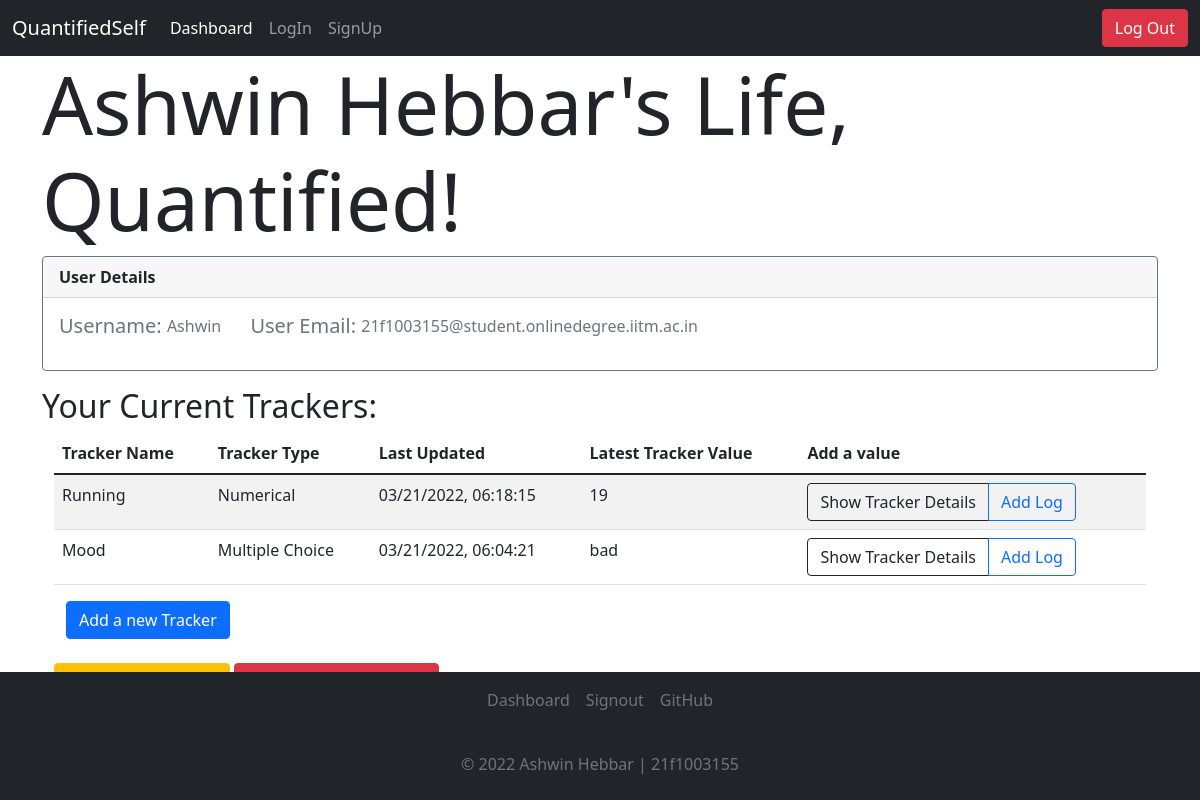
The app's page /dashboard (signed in) with its own data.
### application/models.py (models this page shows)
class User(UserMixin, db.Model):
    __tablename__ = 'user'
    id = db.Column(db.Integer, autoincrement=True, primary_key=True)
    fname = db.Column(db.String, nullable=False)
    lname = db.Column(db.String, nullable=False)
    name = db.Column(db.String, unique=True, nullable=False)
    password = db.Column(db.String, nullable=False)
    email = db.Column(db.String)

class Tracker(db.Model):
    __tablename__ = 'tracker'
    id = db.Column(db.Integer, autoincrement=True, primary_key=True)
    userid = db.Column(db.Integer, db.ForeignKey("user.id"))
    name = db.Column(db.String, nullable=False)
    type = db.Column(db.Integer, nullable = False)
    choices = db.Column(db.String)
    details = db.Column(db.String)
    time = db.Column(db.String, nullable=False)

class Logs(db.Model):
    __tablename__ = 'logs'
    id = db.Column(db.Integer, autoincrement=True, primary_key=True)
    userid = db.Column(db.Integer, db.ForeignKey("user.id"))
    tid = db.Column(db.Integer, db.ForeignKey("tracker.id"))
    value = db.Column(db.String, nullable = False)
    data = db.Column(db.String)
    time = db.Column(db.String, nullable=False)

### controllers/userops.py (the view)
@app.route("/dashboard")
@login_required
def details():
    tlist = Tracker.query.filter_by(userid=current_user.id).all()
    all_track = []
    for tracker in tlist:
        current_track = []
        current_track.append(tracker.id)  # 0
        current_track.append(tracker.name)  # 1
        current_track.append(tracker_type(tracker.type))  # 2
        l = Logs.query.filter_by(tid=tracker.id, userid=current_user.id).order_by(
            Logs.time.desc()).first()
        try:
            current_track.append(l.time)  # 3
        except:
            current_track.append("Not Logged")
        try:
            current_track.append(l.value)  # 4
        except:
            current_track.append("Not Logged")
        all_track.append(current_track)
    all_track = sorted(all_track, key=lambda x: x[3], reverse=True)
    return render_template("dashboard.html", userid = current_user.id,  username=current_user.name, all_track=all_track, uname = current_user.fname + " " + current_user.lname, userdet = current_user)

### controllers/miscmethods.py (called while the page is built)
def tracker_type(n):
    n = int(n)
    if(n == 1):
        return "Numerical"
    elif(n == 2):
        return "Multiple Choice"
    elif(n == 3):
        return "Time Duration"
    elif(n == 4):
        return "Boolean"
    elif(n == 5):
        return "Nominal/Text"

### main.py (called while the page is built)
@login_manager.user_loader
def load_user(user_id):
  return User.query.get(int(user_id))

### templates/dashboard.html (shortened to what this page needs)
<!DOCTYPE html>
<html lang="en">
<head>
    <link href="https://cdn.jsdelivr.net/npm/bootstrap@5.1.3/dist/css/bootstrap.min.css" rel="stylesheet"
>
</head>
<body>
    <nav class="navbar navbar-expand-lg navbar-dark bg-dark">
        <div class="container-fluid">
          <a class="navbar-brand" href="/">QuantifiedSelf</a>
          <div class="collapse navbar-collapse">
            <ul class="navbar-nav me-auto mb-2 mb-lg-0">
              <li class="nav-item">
                <a class="nav-link active" aria-current="page" href="/dashboard">Dashboard</a>
              </li>
              <li class="nav-item">
                <a class="nav-link" href="/login">LogIn</a>
              </li>
              <li class="nav-item">
                <a class="nav-link" href="/signup">SignUp</a>
              </li>
            </ul>
        </div>
        <button type="button" onclick="document.location='/logout'" class="btn btn-danger">Log Out</button>
        </div>
      </nav>
    <div class="container">
        <h1 class="display-1">{{uname}}'s Life, Quantified!</h1>
        <div class="card border-secondary mb-3" style="max-width: 100%;">
            <div class="card-header"><b>User Details</b></div>
            <div class="card-body text-secondary d-flex flex-row">
              <h5 class="card-title">Username:&nbsp;</h5>
              <p class="card-text">{{userdet.name}}</p>&nbsp;&nbsp;&nbsp;&nbsp;&nbsp;&nbsp;&nbsp;
              <h5 class="card-title">User Email:&nbsp;</h5>
              <p class="card-text">{{userdet.email}}</p>
            </div>
        </div>
        <h2>Your Current Trackers:</h2>
        <div class = "container">
            <table class="table table-striped">
                <thead>
                    <tr>
                        <th scope="col">Tracker Name</th>
                        <th scope="col">Tracker Type</th>
                        <th scope="col">Last Updated</th>
                        <th scope="col">Latest Tracker Value</th>
                        <th scope="col">Add a value</th>
                    </tr>
                </thead>
                <tbody>
                    {% for tracker in all_track %}
                    <tr v-for="tracker in trackers">
                        <td>{{tracker[1]}}</td>
                        <td>{{tracker[2]}}</td>
                        <td>{{tracker[3]}}</td>
                        <td>{{tracker[4]}}</td>
                        <td>
                            <div class="btn-group" role="group" aria-label="Basic outlined example">
                                <button type="button" onclick="document.location= '/dashboard/{{tracker[0]}}/details'"
                                    class="btn btn-outline-dark">Show Tracker Details</button>
                                <button type="button" onclick="document.location= '/dashboard/{{tracker[0]}}/log'"
                                    class="btn btn-outline-primary">Add Log</button>
                            </div>
                        </td>
                    </tr>
                    {% endfor %}
                </tbody>
            </table>
            <div class="container">
                <button type="button" onclick="document.location='/dashboard/create_tracker'"
                    class="btn btn-primary">Add a new Tracker</button>
            </div>
            <br>
            <button type="button" onclick="document.location='/{{userid}}/edit'" class="btn btn-warning">Update User
                Details</button>
                <button type="button" onclick="document.location='/{{userid}}/delete'" class="btn btn-danger">Delete {{username}}'s profile!!</button><br>
        </div>
    </div>
    <br>
    <div class="navbar fixed-bottom  bg-dark d-flex flex-column">
        <footer style="bottom: 0; width: 100%;">
            <ul class="nav d-flex justify-content-center pb-3 mb-3 align-items-center justify-content-center">
                <li class="nav-item"></li><a href="/dashboard" class="nav-link px-2 text-muted">Dashboard</a></li>
                <li class="nav-item"><a href="/signout" class="nav-link px-2 text-muted">Signout</a></li>
                <li class="nav-item"><a href="https://github.com/AshwinHebbar314/QuantifiedSelf"
                        class="nav-link px-2 text-muted">GitHub</a></li>
            </ul>
            <p class="text-center text-muted">&copy; 2022 Ashwin Hebbar | 21f1003155</p>
        </footer>
    </div>
</body>
</html>

### records on screen
User: name "Ashwin", email "21f1003155@student.onlinedegree.iitm.ac.in"
Tracker: name "Running"
Logs: time "03/21/2022, 06:18:15", value "19"
Tracker: name "Mood"
Logs: time "03/21/2022, 06:04:21", value "bad"

### other values on screen
{{ uname }} "Ashwin Hebbar"
{{ tracker[2] }} "Numerical" "Multiple Choice"
